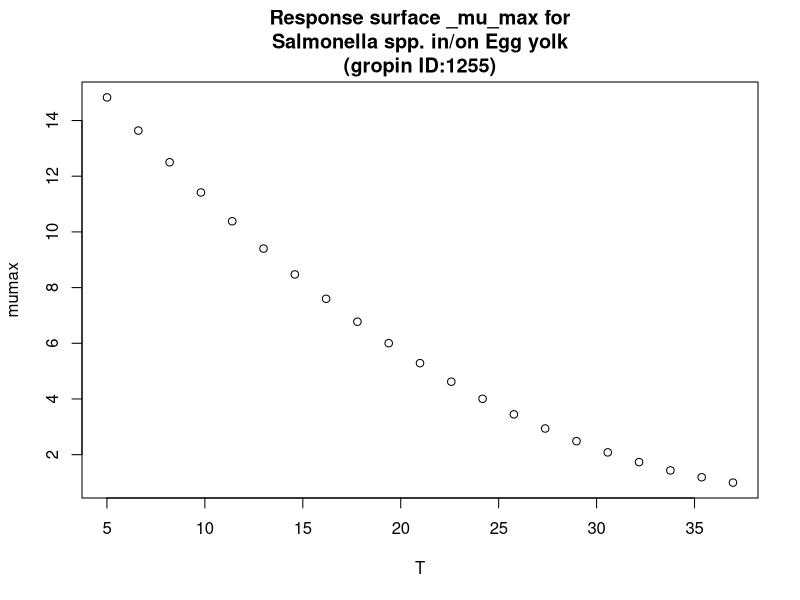

Write R code to recreate this figure.
#############################
# start of Parameter script
#############################
T <- seq(5.005,36.963036963037,length.out=21)
#############################
# end of Parameter script
#############################
############################# 
# start of Model script Gropin ID 1255 
#############################
 
# constant coefficients for this model
 
variables <- data.frame(T)
argumentsPar <- unique.data.frame(expand.grid(variables))
 
# heart of the model
response_surface <- function(T) {
   mumax <-18.90+(-0.8647*T)+(0.01029*T^2)

	return(mumax=mumax)
} 

# output parameters
responseSurface <- cbind(argumentsPar,response_surface(argumentsPar['T']))
colnames(responseSurface) <- c(colnames(argumentsPar),'mumax')
#############################
# End of Model script
#############################
############################# 
# start of Visualisation script Gropin ID 1255 
#############################
titleText <-'Response surface _mu_max for
Salmonella spp. in/on Egg yolk
(gropin ID:1255)'
plot(T,responseSurface$'mumax',xlab='T',
                          ylab='mumax',main=titleText)
#############################
# End of Visualisation script
#############################
